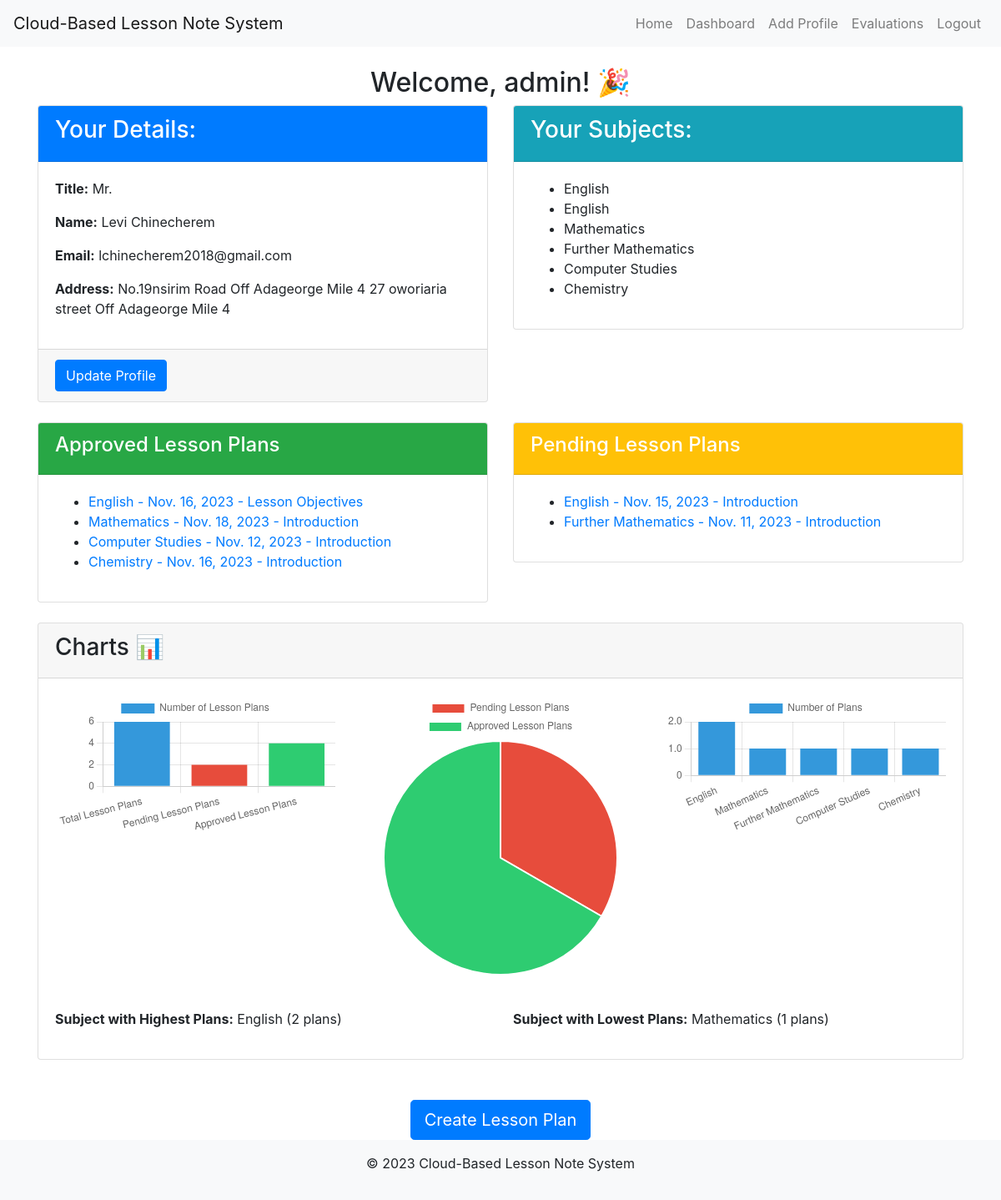
The page /teachers/dashboard/ (signed in) on the database its author committed.
### teachers/models.py (models this page shows, shortened)
class Teacher(models.Model):
    user = models.OneToOneField(User, on_delete=models.CASCADE)
    title = models.ForeignKey(Title, on_delete=models.CASCADE)
    name = models.CharField(max_length=255)
    email = models.EmailField()
    address = models.TextField()

class Title(models.Model):
    name = models.CharField(max_length=100)
    def __str__(self):
        return self.name

class Subject(models.Model):
    title = models.CharField(max_length=255)

class LessonPlan(models.Model):
    PENDING = 'pending'
    APPROVED = 'approved'
    SUBMISSION_STATUS_CHOICES = [
        (PENDING, 'Pending'),
        (APPROVED, 'Approved'),
    ]
    teacher = models.ForeignKey(Teacher, on_delete=models.CASCADE)
    subject = models.ForeignKey(Subject, on_delete=models.CASCADE)
    date = models.DateField()
    plan_details = models.ForeignKey(PlanDetails, on_delete=models.CASCADE)
    submission_status = models.CharField(
        max_length=20,
        choices=SUBMISSION_STATUS_CHOICES,
        default=PENDING,
    )

class PlanDetails(models.Model):
    title = models.CharField(max_length=255)
    description = models.TextField()

### teachers/views.py (the view)
# urls.py: path('dashboard/', dashboard, name='dashboard'),
@login_required
def dashboard(request):
    try:
        teacher = Teacher.objects.get(user=request.user)
        subjects = Subject.objects.filter(lessonplan__teacher=teacher)
    except Teacher.DoesNotExist:
        message = "Welcome! Please fill in your profile details to get started."
        return render(request, 'message_template.html', {'message': message})
    approved_lesson_plans = LessonPlan.objects.filter(teacher=teacher, submission_status='approved')
    pending_lesson_plans = LessonPlan.objects.filter(teacher=teacher, submission_status='pending')
    total_lesson_plans = LessonPlan.objects.filter(teacher=teacher).count()
    total_pending_plans = pending_lesson_plans.count()
    total_approved_plans = approved_lesson_plans.count()
    subjects_with_plans = Subject.objects.filter(lessonplan__teacher=teacher).annotate(num_plans=models.Count('lessonplan'))
    subjects_with_teachers = Subject.objects.annotate(num_teachers=Count('lessonplan', distinct=True))
    subject_names_teachers = [subject.title for subject in subjects_with_teachers]
    num_teachers = [subject.num_teachers for subject in subjects_with_teachers]
    subject_with_highest_plans = subjects_with_plans.order_by('-num_plans').first()
    subject_with_lowest_plans = subjects_with_plans.order_by('num_plans').first()
    subject_with_highest_teachers = subjects_with_teachers.order_by('-num_teachers').first()
    subject_with_lowest_teachers = subjects_with_teachers.order_by('num_teachers').first()
    return render(request, 'teachers/dashboard.html', {
        'teacher': teacher,
        'subjects': subjects,
        'approved_lesson_plans': approved_lesson_plans,
        'pending_lesson_plans': pending_lesson_plans,
        'total_lesson_plans': total_lesson_plans,
        'total_pending_plans': total_pending_plans,
        'total_approved_plans': total_approved_plans,
        'subject_names': [subject.title for subject in subjects_with_plans],
        'num_plans': [subject.num_plans for subject in subjects_with_plans],
        'subject_with_highest_plans': subject_with_highest_plans,
        'subject_with_lowest_plans': subject_with_lowest_plans,
        'subject_names_teachers': subject_names_teachers,
        'num_teachers': num_teachers,
        'subject_with_highest_teachers': subject_with_highest_teachers,
        'subject_with_lowest_teachers': subject_with_lowest_teachers,
    })

### templates/teachers/dashboard.html (shortened to what this page needs)
{% extends 'base.html' %}
{% load static %}
{% block content %}
  <div class="container mt-4">
    <h2 class="text-center">Welcome, {{ teacher.user.username }}! 🎉</h2>
    <div class="row">
      <div class="col-md-6 mb-4">
        <div class="card">
          <div class="card-header bg-primary text-white">
            <h3>Your Details:</h3>
          </div>
          <div class="card-body">
            <p><strong>Title:</strong> {% if teacher.title %}{{ teacher.title }}{% else %}Not added yet{% endif %}</p>
            <p><strong>Name:</strong> {{ teacher.name }}</p>
            <p><strong>Email:</strong> {{ teacher.email }}</p>
            <p><strong>Address:</strong> {% if teacher.address %}{{ teacher.address }}{% else %}Not added yet{% endif %}</p>
          </div>
          <div class="card-footer text-muted">
            <a href="{% url 'teachers:update_profile' %}" class="btn btn-primary">Update Profile</a>
          </div>
        </div>
      </div>
      <div class="col-md-6 mb-4">
        <div class="card">
          <div class="card-header bg-info text-white">
            <h3>Your Subjects:</h3>
          </div>
          <div class="card-body">
            {% if subjects %}
              <ul>
                {% for subject in subjects %}
                  <li>{{ subject.title }}</li>
                {% endfor %}
              </ul>
            {% else %}
              <p>No subjects added yet.</p>
            {% endif %}
          </div>
        </div>
      </div>
    </div>
    <div class="row">
      <div class="col-md-6 mb-4">
        <div class="card">
          <div class="card-header bg-success text-white">
            <h4>Approved Lesson Plans</h4>
          </div>
          <div class="card-body">
            {% if approved_lesson_plans %}
              <ul>
                {% for lesson_plan in approved_lesson_plans %}
                  <li><a href="{% url 'teachers:lesson_plan_detail' lesson_plan.id %}">{{ lesson_plan.subject.title }} - {{ lesson_plan.date }} - {% if lesson_plan.plan_details.title %}{{ lesson_plan.plan_details.title }}{% else %}Not added yet{% endif %}</a></li>
                {% endfor %}
              </ul>
            {% else %}
              <p>No approved lesson plans yet.</p>
            {% endif %}
          </div>
        </div>
      </div>
      <div class="col-md-6 mb-4">
        <div class="card">
          <div class="card-header bg-warning text-white">
            <h4>Pending Lesson Plans</h4>
          </div>
          <div class="card-body">
            {% if pending_lesson_plans %}
              <ul>
                {% for lesson_plan in pending_lesson_plans %}
                  <li><a href="{% url 'teachers:lesson_plan_detail' lesson_plan.id %}">{{ lesson_plan.subject.title }} - {{ lesson_plan.date }} - {% if lesson_plan.plan_details.title %}{{ lesson_plan.plan_details.title }}{% else %}Not added yet{% endif %}</a></li>
                {% endfor %}
              </ul>
            {% else %}
              <p>No pending lesson plans yet.</p>
            {% endif %}
          </div>
        </div>
      </div>
    </div>
    <div class="row">
      <div class="col-md-12 mb-4">
        <div class="card">
          <div class="card-header">
            <h3>Charts 📊</h3>
          </div>
          <div class="card-body">
            <div class="row">
              <div class="col-md-4 mb-4">
                <canvas id="totalLessonPlansChart" width="400" height="200"></canvas>
              </div>
              <div class="col-md-4 mb-4">
                <canvas id="approvedPendingChart" width="400" height="200"></canvas>
              </div>
              <div class="col-md-4 mb-4">
                <canvas id="subjectPlansChart" width="400" height="200"></canvas>
              </div>
            </div>
            <div class="row mt-3">
              <div class="col-md-6">
                <p><strong>Subject with Highest Plans:</strong> {% if subject_with_highest_plans %}{{ subject_with_highest_plans.title }} ({{ subject_with_highest_plans.num_plans }} plans){% else %}None{% endif %}</p>
              </div>
              <div class="col-md-6">
                <p><strong>Subject with Lowest Plans:</strong> {% if subject_with_lowest_plans %}{{ subject_with_lowest_plans.title }} ({{ subject_with_lowest_plans.num_plans }} plans){% else %}None{% endif %}</p>
              </div>
            </div>
            <script>
              var totalLessonPlansCtx = document.getElementById('totalLessonPlansChart').getContext('2d');
              var approvedPendingCtx = document.getElementById('approvedPendingChart').getContext('2d');
              var subjectPlansCtx = document.getElementById('subjectPlansChart').getContext('2d');
              var totalLessonPlansChart = new Chart(totalLessonPlansCtx, {
                type: 'bar',
                data: {
                  labels: ['Total Lesson Plans', 'Pending Lesson Plans', 'Approved Lesson Plans'],
                  datasets: [{
                    label: 'Number of Lesson Plans',
                    data: [{{ total_lesson_plans }}, {{ total_pending_plans }}, {{ total_approved_plans }}],
                    backgroundColor: ['#3498db', '#e74c3c', '#2ecc71'],
                  }]
                },
              });
              var approvedPendingChart = new Chart(approvedPendingCtx, {
                type: 'pie',
                data: {
                  labels: ['Pending Lesson Plans', 'Approved Lesson Plans'],
                  datasets: [{
                    data: [{{ total_pending_plans }}, {{ total_approved_plans }}],
                    backgroundColor: ['#e74c3c', '#2ecc71'],
                  }]
                },
              });
              var subjectPlansChart = new Chart(subjectPlansCtx, {
                type: 'bar',
                data: {
                  labels: {{ subject_names|safe }},
                  datasets: [{
                    label: 'Number of Plans',
                    data: {{ num_plans|safe }},
                    backgroundColor: '#3498db',
                  }]
                },
              });
            </script>
          </div>
        </div>
      </div>
    </div>
    <div class="text-center mt-4">
      <a href="{% url 'teachers:create_lesson_plan' %}" class="btn btn-primary btn-lg">Create Lesson Plan</a>
    </div>
  </div>
{% endblock %}

### templates/base.html (shortened to what this page needs)
<!DOCTYPE html>
<html lang="en">
<head>
    <link rel="stylesheet" href="https://stackpath.bootstrapcdn.com/bootstrap/4.3.1/css/bootstrap.min.css">
</head>
<body class="d-flex flex-column min-vh-100">
    <nav class="navbar navbar-expand-lg navbar-light bg-light">
        <a class="navbar-brand" href="{% url 'home:home' %}">Cloud-Based Lesson Note System</a>
        <div class="collapse navbar-collapse" id="navbarNav">
            <ul class="navbar-nav ml-auto">
                <li class="nav-item">
                    <a class="nav-link" href="{% url 'home:home' %}">Home</a>
                </li>
                {% if user.is_authenticated %}
                    <li class="nav-item">
                        <a class="nav-link" href="{% url 'teachers:dashboard' %}">Dashboard</a>
                    </li>
                    <li class="nav-item">
                        <a class="nav-link" href="{% url 'teachers:register' %}">Add Profile</a>
                    </li>
                    <li class="nav-item">
                        <a class="nav-link" href="{% url 'evaluations:evaluation_list' %}">Evaluations</a>
                    </li>
                    <li class="nav-item">
                        <a class="nav-link" href="{% url 'account:logout' %}">Logout</a>
                    </li>
                {% endif %}
            </ul>
        </div>
    </nav>
<div class="container-fluid flex-grow-1">
    {% block content %}{% endblock %}
</div>
<footer class="bg-light text-center py-3">
    <div class="container">
        <p>&copy; 2023 Cloud-Based Lesson Note System</p>
    </div>
</footer>
</body>
</html>

### rows shown on the page
Teacher: user.username "admin", title "Mr.", name "Levi Chinecherem", email "lchinecherem2018@gmail.com", address "No.19nsirim Road Off Adageorge Mile 4 27 oworiaria street Off Adageorge Mile 4"
Subject: title "English", num_plans "2"
Subject: title "Mathematics", num_plans "1"
Subject: title "Further Mathematics"
Subject: title "Computer Studies"
Subject: title "Chemistry"
LessonPlan: subject "English", date "Nov. 16, 2023", plan_details "Lesson Objectives"
LessonPlan: subject "Mathematics", date "Nov. 18, 2023", plan_details "Introduction"
LessonPlan: subject "Computer Studies", date "Nov. 12, 2023", plan_details "Introduction"
LessonPlan: subject "Chemistry", date "Nov. 16, 2023", plan_details "Introduction"
LessonPlan: subject "English", date "Nov. 15, 2023", plan_details "Introduction"
LessonPlan: subject "Further Mathematics", date "Nov. 11, 2023", plan_details "Introduction"

### other values the page prints
chart data {{ total_lesson_plans }} 6
chart data {{ total_pending_plans }} 2
chart data {{ total_approved_plans }} 4
